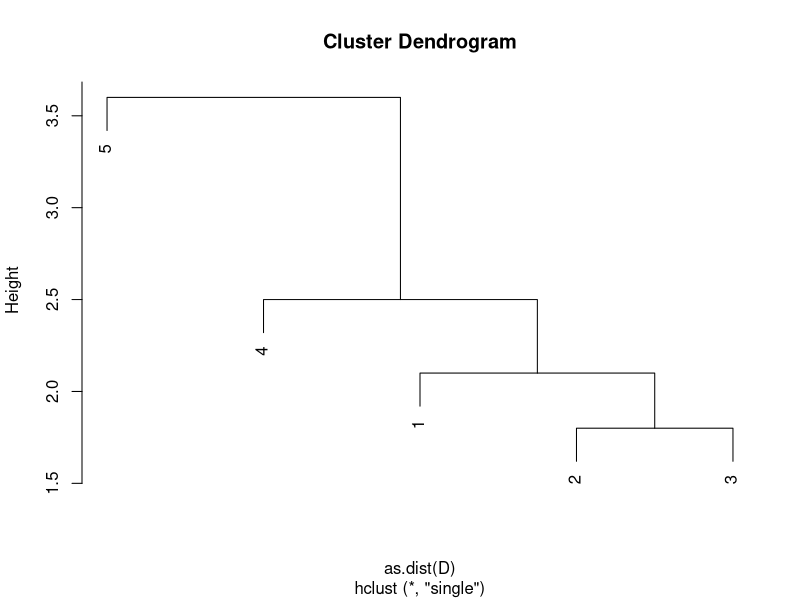

Source code (R):
## ---- chunk 1
A <- matrix(c(-3, 5, 2, -1, 4, 0), nrow = 2, byrow = F)
dist(A,method="manhattan")
## ---- chunk 2
B <- matrix(c(
  2, -4, 5, 3, -1, 0,
  -2, 1, -3, 4, -5, 2,
  3, -2, 1, -4, 0, -1,
  4, 0, -5, 2, 3, -2
), nrow = 4, byrow = TRUE)

dist(B,method="euclidian",diag=T)
## ---- chunk 3
C <- matrix(c(
  4, -3, 2, -1,
  -5, 3, 1, 0,
  2, -2, 4, -4
), nrow = 3, byrow = TRUE)
dist(C,method="minkowski",p=3,diag=T)
## ---- chunk 4
D <- as.dist(matrix(c(
  0, 2.1, 3.5, 4.2, 5.1,
  2.1, 0, 1.8, 3.3, 4.7,
  3.5, 1.8, 0, 2.5, 4.0,
  4.2, 3.3, 2.5, 0, 3.6,
  5.1, 4.7, 4.0, 3.6, 0
), nrow = 5, byrow = TRUE))
hc <- hclust(as.dist(D),method="single")
plot(hc)
